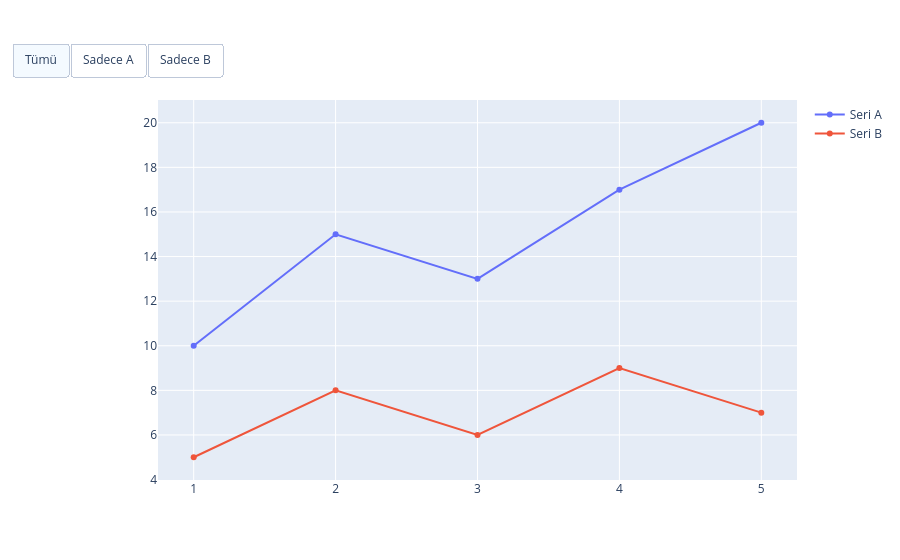

The cell this chart's notebook holds for it:
### Markdown cell above
### Dropdown Menu with updatemenus

### Code cell
import plotly.graph_objects as go

x = [1, 2, 3, 4, 5]
fig = go.Figure()
fig.add_trace(go.Scatter(x=x, y=[10,15,13,17,20], name='Seri A'))
fig.add_trace(go.Scatter(x=x, y=[5,8,6,9,7], name='Seri B'))

fig.update_layout(
    updatemenus=[
        dict(
            type="buttons",
            direction="right",
            buttons=[
                dict(label="Tümü",
                     method="update",
                     args=[{"visible": [True, True]}]),
                dict(label="Sadece A",
                     method="update",
                     args=[{"visible": [True, False]}]),
                dict(label="Sadece B",
                     method="update",
                     args=[{"visible": [False, True]}]),
            ],
            x=0.1, y=1.15
        )
    ]
)
fig.show()

### Figure 1 — Plotly figure (JSON) as saved in the notebook; plotly's stock layout.template omitted (floating-point values rounded to 4 significant figures)
{"data": [{"name": "Seri A", "x": [1, 2, 3, 4, 5], "y": [10, 15, 13, 17, 20], "type": "scatter"}, {"name": "Seri B", "x": [1, 2, 3, 4, 5], "y": [5, 8, 6, 9, 7], "type": "scatter"}], "layout": {"updatemenus": [{"buttons": [{"args": [{"visible": [true, true]}], "label": "Tümü", "method": "update"}, {"args": [{"visible": [true, false]}], "label": "Sadece A", "method": "update"}, {"args": [{"visible": [false, true]}], "label": "Sadece B", "method": "update"}], "direction": "right", "type": "buttons", "x": 0.1, "y": 1.15}]}}
